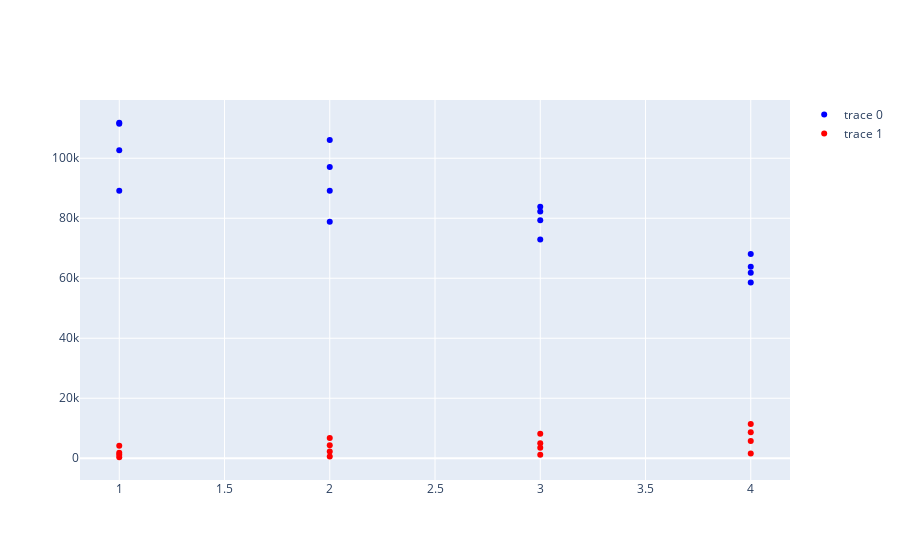

This figure's notebook cell:
### Code cell
fig = go.Figure()
fig.add_trace(go.Scatter(x = df['draw_years'], y = df['cv00_train'], marker_color = 'blue', mode='markers'))
fig.add_trace(go.Scatter(x = df['draw_years'], y = df['cv00_test'],  marker_color = 'red', mode='markers'))
fig.show()

### Figure 1 — Plotly figure (JSON) as saved in the notebook; plotly's stock layout.template omitted (floating-point values rounded to 4 significant figures)
{"data": [{"marker": {"color": "blue"}, "mode": "markers", "type": "scatter", "x": [1, 1, 1, 1, 2, 2, 2, 2, 3, 3, 3, 3, 4, 4, 4, 4], "y": [111837, 111533, 102682, 89137, 106063, 97094, 89190, 78801, 83868, 82271, 79367, 72910, 68067, 58565, 63867, 61825]}, {"marker": {"color": "red"}, "mode": "markers", "type": "scatter", "x": [1, 1, 1, 1, 2, 2, 2, 2, 3, 3, 3, 3, 4, 4, 4, 4], "y": [334, 1156, 1870, 4178, 600, 2246, 4345, 6738, 1170, 3478, 5017, 8204, 1565, 5721, 8676, 11412]}], "layout": {}}
